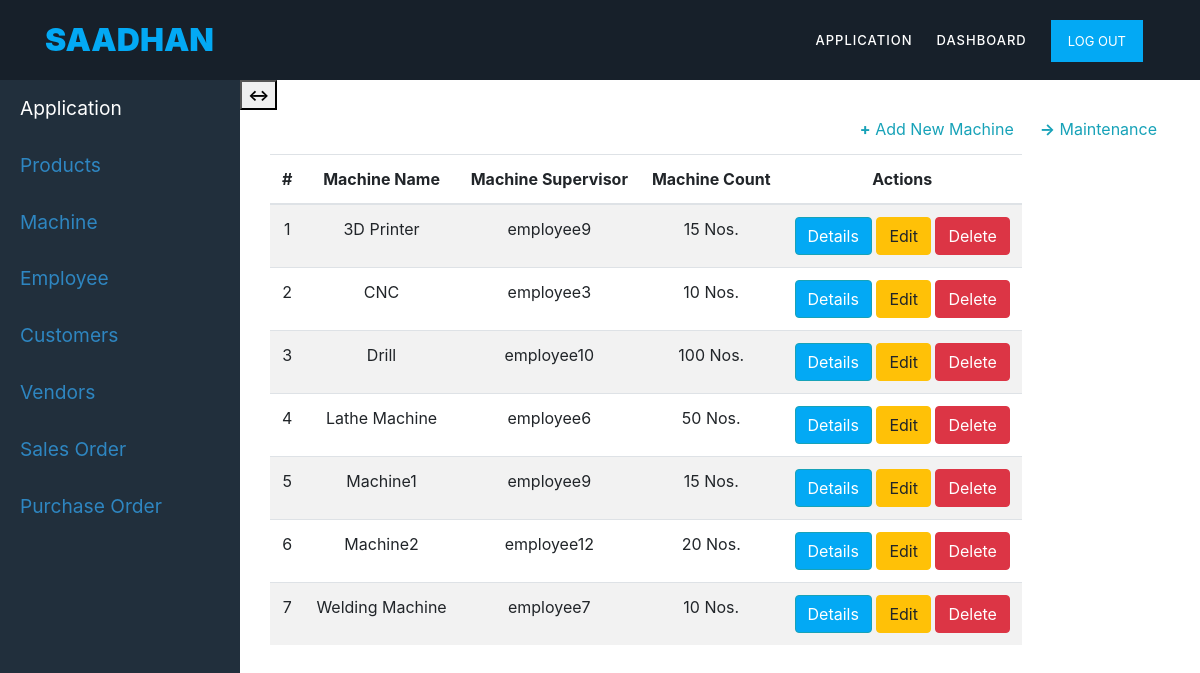
The app's page /machines/1 (signed in) with its own data.
### mainapp/models.py (models this page shows, shortened)
class machines(models.Model):
	firm = models.ForeignKey(user_firm,blank=True,on_delete=models.CASCADE)
	machine_name=models.CharField(max_length=50)
	machine_count=models.IntegerField()
	operator=models.ForeignKey(employee,null=True,on_delete=models.SET_NULL,blank=True)

class employee(models.Model):
	SEX=(
	('M','Male'),
	('F','Female'),('O','Other')
	)
	employee_name=models.CharField(max_length=10)
	firm = models.ForeignKey(user_firm,blank=True,on_delete=models.CASCADE)
	employee_designation=models.ForeignKey('designation',null=True, on_delete=models.SET_NULL)
	sex=models.CharField(max_length=6, choices=SEX, null=True)
	class Meta:
		permissions = []
	def __str__(self):
		return self.employee_name

### mainapp/views.py (the view)
# urls.py: path('machines/<user_id>', MachineListView.as_view(), name='machine-list'),
class MachineListView(LoginRequiredMixin, ListView):
	model = machines
	template_name = 'mainapp/machine_list.html'
	context_object_name = 'item'
	def get_context_data(self, **kwargs):
		context = super().get_context_data(**kwargs)
		context['title'] = 'Machines'
		return context
	def get_queryset(self, *args, **kwargs):
		user = get_object_or_404(User, id=self.kwargs['user_id'])
		firm = user_firm.objects.get(user = user)
		return machines.objects.filter(firm=firm).order_by('machine_name')

### mainapp/templates/mainapp/machine_list.html
{% extends 'mainapp/application.html' %}
{% block application_content %}
{% load crispy_forms_tags %}
<div class="container">
	<div class="row">
    <div class="col-12 col-md-offset-12 custyle">
    <table class="table table-striped table-responsive">
    <thead>
    <a href="{% url 'maintenance-list' user.id %}" class="btn text-info btn-xs pull-right"><b>-></b> Maintenance</a>
    <a href="{% url 'machine-create' user.id %}" class="btn text-info btn-xs pull-right"><b>+</b> Add New Machine</a>
    <legend>Machines ({{item|length}})</legend>
        <tr>
            <th class="text-center">#</th>
            <th class="text-center">Machine Name</th>
            <th class="text-center">Machine Supervisor</th>
            <th class="text-center">Machine Count</th>
            <th class="text-center">Actions</th>
        </tr>
    </thead>
    		{% for item in item %}
    		<tr>
    			<td class="text-center">{{forloop.counter}}</td>
    			<td class="text-center">{{item.machine_name}}</td>
                <td class="text-center">{{item.operator}} </td>
                <td class="text-center">{{item.machine_count}} Nos.</td>
    			<td class="text-center">
                    <a href="{% url 'machine-detail' item.id %}" class="btn btn-info" style="background-color: #03A9F4;">Details</a><b></b>
                    <a href="{% url 'machine-edit' item.id %}" class="btn btn-warning">Edit</a><b></b>
                    <a href="{% url 'machine-delete' item.id %}" class="btn btn-danger">Delete</a>
                </td>
    		</tr>
    		{% endfor %}
    </table>
    </div>
</div>
</div>
{% endblock %}

### mainapp/static/css/custom.css (style rules this page uses)
.body_design { background-color: #fff; }
html, body, div, span, applet, object, iframe, h1, h2, h3, h4, h5, h6, p, blockquote, div pre, a, abbr, acronym, address, big, cite, code, del, dfn, em, font, img, ins, kbd, q, s, samp, small, strike, strong, sub, sup, tt, var, b, u, i, center, dl, dt, dd, ol, ul, li, figure, header, nav, section, article, aside, footer, figcaption { margin: 0; padding: 0; border: 0; outline: 0; }
* { box-sizing: border-box; }
html, body { font-family: 'Poppins', sans-serif; font-weight: 400; background-color: #fff; font-size: 16px; -ms-text-size-adjust: 100%; -webkit-font-smoothing: antialiased; -moz-osx-font-smoothing: grayscale; }
a { text-decoration: none !important; }
html, body { background: #fff; font-family: 'Poppins', sans-serif; }

### records on screen
machines: machine_name "3D Printer", operator "employee9", machine_count "15"
machines: machine_name "CNC", operator "employee3", machine_count "10"
machines: machine_name "Drill", operator "employee10", machine_count "100"
machines: machine_name "Lathe Machine", operator "employee6", machine_count "50"
machines: machine_name "Machine1", operator "employee9", machine_count "15"
machines: machine_name "Machine2", operator "employee12", machine_count "20"
machines: machine_name "Welding Machine", operator "employee7", machine_count "10"
